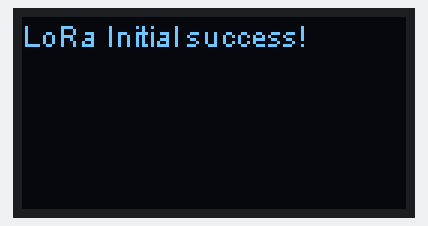
This sketch was run on a simulated ESP8266 (NodeMCU). On the bench: 128×64 one-colour display. WiFi joins after 1.5 s; servers stay silent unless stated; a WiFi scan finds three made-up networks.

Above: at 0.1 s.
At 3.2 s:
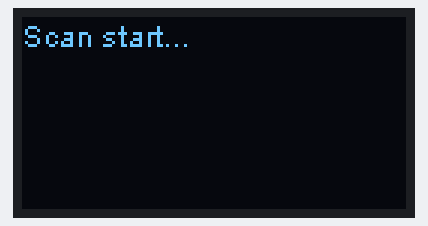
At 5.2 s:
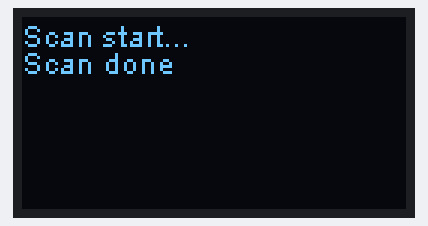
At 5.7 s:
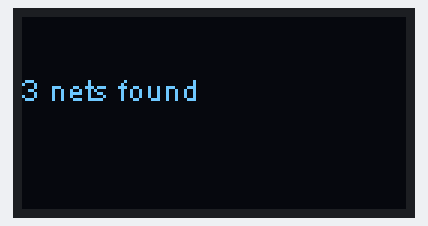

Measured:
- what the display in image 1 shows lasts 2.0 s, from 3.1 s to 5.1 s
- what the display in image 2 shows lasts 0.5 s, from 5.1 s to 5.6 s

The sketch:

wifiTest.ino
```cpp
#include <heltec.h>

#include "ESP8266WiFi.h"


//unsigned int counter = 0;


void WIFISetUp(void)
{
  // Set WiFi to station mode and disconnect from an AP if it was previously connected
  WiFi.disconnect(true);
  delay(100);
  WiFi.mode(WIFI_STA);
  WiFi.setAutoConnect(true);
  WiFi.begin("Martin Router King (2.4GHz)","kebfr85256");//fill in "Your WiFi SSID","Your Password"
  delay(100);
  Heltec.display->clear();

  byte count = 0;
  while(WiFi.status() != WL_CONNECTED && count < 10)
  {
    count ++;
    delay(500);
    Heltec.display->drawString(0, 0, "Connecting...");
    Heltec.display->display();
  }
  //Heltec.display->clear();
  if(WiFi.status() == WL_CONNECTED)
  {
    //Heltec.display->drawString(35, 38, "WIFI SETUP");
    Heltec.display->drawString(0, 9, "OK");
    Heltec.display->display();
    delay(1000);
    Heltec.display->clear();
  }
  else
  {
    //Heltec.display->clear();
    Heltec.display->drawString(0, 9, "Failed");
    Heltec.display->display();
    delay(1000);
    Heltec.display->clear();
  }
}

void WIFIScan(unsigned int value)
{
  unsigned int i;
  WiFi.mode(WIFI_STA);
  for(i=0;i<value;i++)
  {
    Heltec.display->drawString(0, 0, "Scan start...");
    Heltec.display->display();

    int n = WiFi.scanNetworks();
    Heltec.display->drawString(0, 9, "Scan done");
    Heltec.display->display();
    delay(500);
    Heltec.display->clear();

    if (n == 0)
    {
      Heltec.display->clear();
      Heltec.display->drawString(0, 18, "no network found");
      Heltec.display->display();
      while(1);
    }
    else
    {
      Heltec.display->drawString(0, 18, (String)n + " nets found");
      Heltec.display->display();
      delay(2000);
      Heltec.display->clear();
    }
  }
}

void setup()
{
  //pinMode(LED,OUTPUT);
  Heltec.begin(true /*DisplayEnable Enable*/, true /*Serial Enable*/);

  WIFISetUp();
  WIFIScan(1);
}

void loop()
{

}
```
